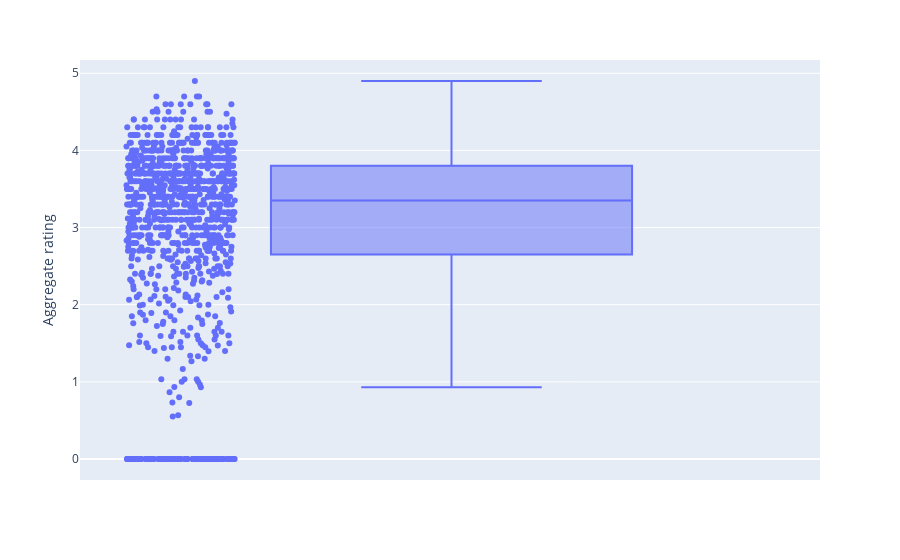

Source (notebook cell):
### Code cell
fig = px.box(zomato_ncr.groupby('Cuisines')['Aggregate rating'].mean(), y="Aggregate rating", points = 'all')
fig.show()

### Figure 1 — Plotly figure (JSON) as saved in the notebook; plotly's stock layout.template omitted (floating-point values rounded to 4 significant figures; data arrays with more than 128 entries replaced by an {"elided": "..."} marker saying what was removed)
{"data": [{"alignmentgroup": "True", "boxpoints": "all", "hovertemplate": "Aggregate rating=%{y}<extra></extra>", "legendgroup": "", "marker": {"color": "#636efa"}, "name": "", "notched": false, "offsetgroup": "", "orientation": "v", "showlegend": false, "type": "box", "x0": " ", "xaxis": "x", "y": {"elided": "1156 float values"}, "y0": " ", "yaxis": "y"}], "layout": {"boxmode": "group", "legend": {"tracegroupgap": 0}, "margin": {"t": 60}, "xaxis": {"anchor": "y", "domain": [0, 1]}, "yaxis": {"anchor": "x", "domain": [0, 1], "title": {"text": "Aggregate rating"}}}}
